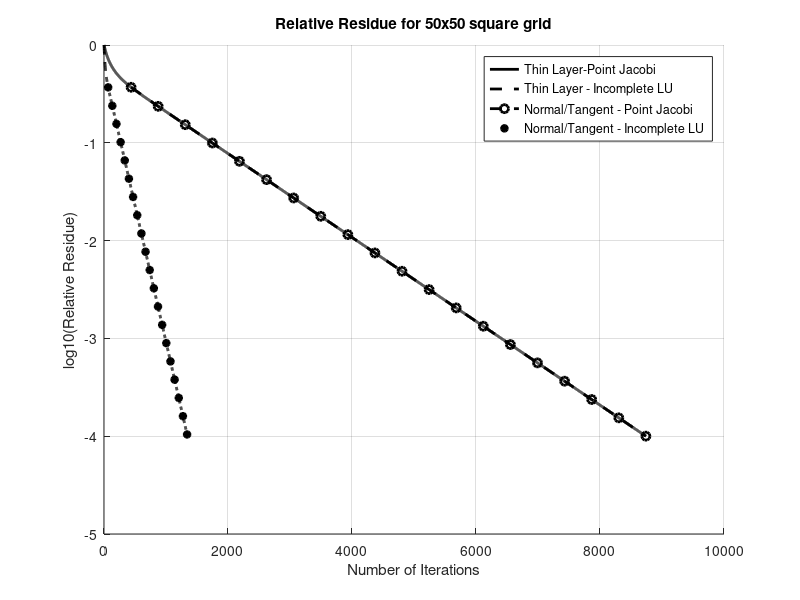

The MATLAB script that drew this image:
close all
clear all
fileID = fopen('squaregrid_50_50.dat_rr_thin_layer_PJ.dat','r');
formatSpec = '%d %f';
sizeA = [2 Inf];
A = fscanf(fileID,formatSpec,sizeA);
fclose(fileID);
A=A';

x=A(:,1);
y=A(:,2);
fig=figure('Name',['Relative residue for different methods on 50X50 elemts square grid =']);
title(['Relative Residue for 50x50 square grid']);
xlabel('Number of Iterations')
ylabel('log10(Relative Residue)')
hold on
plot(x,y,'color','k','LineWidth',2);
hold on

clear A,x,y;

fileID1 = fopen('squaregrid_50_50.dat_rr_thin_layer_LU_decomp.dat','r');
formatSpec = '%d %f';
sizeA = [2 Inf];
A = fscanf(fileID1,formatSpec,sizeA);
fclose(fileID1);
A=A';
x=A(:,1);
y=A(:,2);
plot(x,y,'--','color','k','LineWidth',2);
hold on

clear A,x,y;
fileID3 = fopen('squaregrid_50_50.dat_rr_normal_tangent_PJ.dat','r');
formatSpec = '%d %f';
sizeA = [2 Inf];
A = fscanf(fileID3,formatSpec,sizeA);
fclose(fileID3);
A=A';

flag=1;
indx=size(A)/20;
indx1=round(indx(1));

for i=1:size(A)
    if(mod(i,indx1)==0)
    x1(flag)=A(i,1);
    y1(flag)=A(i,2);
    flag=flag+1;
    end   
end
plot(x1,y1,'--o','color','k','LineWidth',2);
hold on

clear A,x,y;

fileID4 = fopen('squaregrid_50_50.dat_rr_normal_tangent_LU_decomp.dat','r');
formatSpec = '%d %f';
sizeA = [2 Inf];
A = fscanf(fileID4,formatSpec,sizeA);
fclose(fileID4);
A=A';

flag=1;
indx=size(A)/20;
indx1=round(indx(1));

for i=1:size(A)
    if(mod(i,indx1)==0)
    x1(flag)=A(i,1);
    y1(flag)=A(i,2);
    flag=flag+1;
    end   
end
plot(x1,y1,'*','color','k','LineWidth',2);
hold on
grid on
hold on

hleg1 = legend('Thin Layer-Point Jacobi','Thin Layer - Incomplete LU','Normal/Tangent - Point Jacobi','Normal/Tangent - Incomplete LU');
set(hleg1,'Location','NorthEast')

